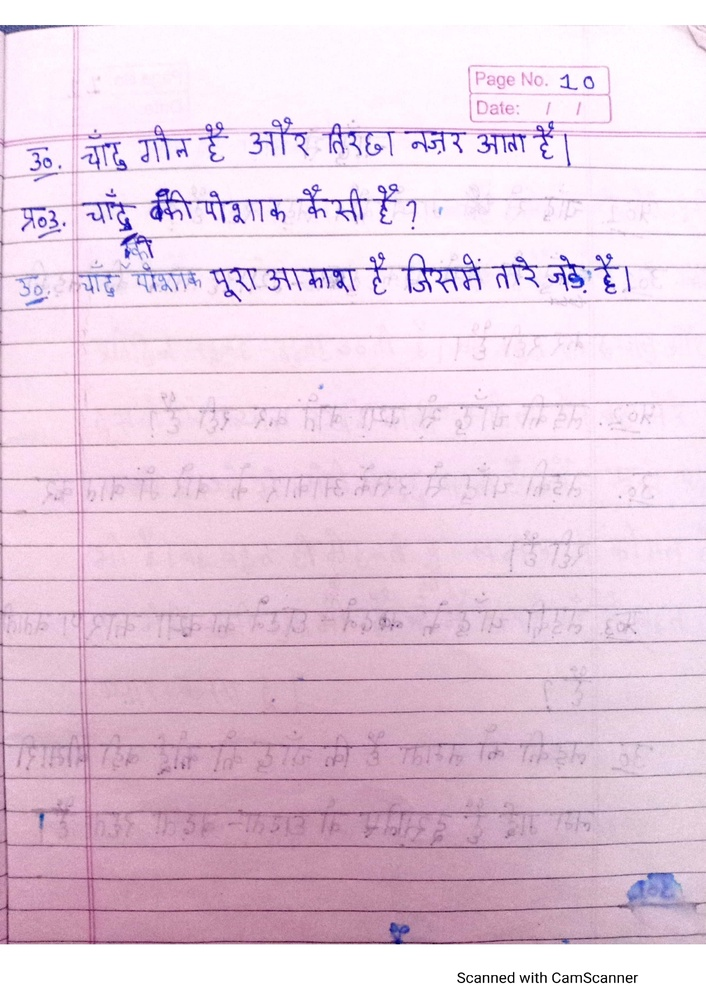
#> input picture DataSet/Hindi Book exercise_page-0002.jpg, 706 x 999 px, shrunk from 1240 x 1755 before the run
$ python run_detection.py DataSet
#> lines starting #> are read from the running program, lines starting #| are printed output that depends on the picture; after the words box and inside, x2 and y2 are one past the last pixel; in counts of white or black regions, pixels touching at a corner belong together
### final_improved.py
"""
Improved Text Detection with Post-Processing
Based on final.py with additional filters to reduce over/under-detection
"""

import cv2
import numpy as np
import os
import sys
import json

def oddize(x):
    x = int(round(x))
    if x <= 1:
        return 3
    return x if x % 2 == 1 else x + 1

def compute_band_kernel_sizes(stats, centroids, img_h,
                              num_bands,
                              area_thresh,
                              scale_factor,
                              min_k, max_k,
                              density_shrink_coeff):
    comp_heights = []
    comp_centroids_y = []
    n = stats.shape[0]
    for i in range(1, n):
        area = stats[i, cv2.CC_STAT_AREA]
        if area < area_thresh:
            continue
        h = stats[i, cv2.CC_STAT_HEIGHT]
        cy = centroids[i][1]
        comp_heights.append(h)
        comp_centroids_y.append(cy)

    if len(comp_heights) == 0:
        return [oddize(min(max(min_k, 5), max_k))] * num_bands

    comp_heights = np.array(comp_heights)
    comp_centroids_y = np.array(comp_centroids_y)

    band_kernel_sizes = []
    band_h = img_h / num_bands
    global_med = np.median(comp_heights)
    densities = []

    for b in range(num_bands):
        y0 = b * band_h
        y1 = (b + 1) * band_h
        mask = (comp_centroids_y >= y0) & (comp_centroids_y < y1)
        n_in_band = int(mask.sum())

        if n_in_band >= 2:
            med_h = np.median(comp_heights[mask])
            density = n_in_band / band_h
        else:
            med_h = global_med
            density = 0.0

        densities.append(density)
        k = float(med_h) * scale_factor
        shrink_scale = 1.0 / (1.0 + density_shrink_coeff * density * 50.0)
        k = k * shrink_scale
        k = max(min_k, min(k, max_k))
        k = oddize(k)
        band_kernel_sizes.append(k)

    smoothed = []
    for i in range(num_bands):
        w_sum, k_sum = 0, 0
        for j in range(max(0, i - 2), min(num_bands, i + 3)):
            w = densities[j] + 0.2
            k_sum += w * band_kernel_sizes[j]
            w_sum += w
        smoothed.append(oddize(k_sum / w_sum))

    return smoothed

def dynamic_closing_by_bands(gray_img, band_kernel_sizes, overlap=0.30):
    h, w = gray_img.shape[:2]
    num_bands = len(band_kernel_sizes)
    band_h = h / num_bands
    out = np.zeros_like(gray_img)

    for b in range(num_bands):
        ksize = int(band_kernel_sizes[b])
        local_overlap = overlap + 0.15 * (ksize / max(band_kernel_sizes))
        start = int(round(max(0, (b - local_overlap) * band_h)))
        end = int(round(min(h, (b + 1 + local_overlap) * band_h)))
        if end <= start:
            continue
        band_slice = gray_img[start:end].copy()

        k_w = oddize(max(3, ksize // 2))
        k_h = oddize(max(3, ksize))
        kernel = cv2.getStructuringElement(cv2.MORPH_ELLIPSE, (k_w, k_h))
        closed = cv2.morphologyEx(band_slice, cv2.MORPH_CLOSE, kernel)
        out[start:end] = np.maximum(out[start:end], closed)

    return out


# ============================================================
# POST-PROCESSING FILTERS (NEW)
# ============================================================

def filter_by_aspect_ratio(boxes, min_ratio=0.3, max_ratio=15.0):
    """Remove boxes with abnormal aspect ratios (likely lines or borders)"""
    filtered = []
    for box in boxes:
        x, y, w, h = box
        if h == 0:
            continue
        ratio = w / h
        if min_ratio <= ratio <= max_ratio:
            filtered.append(box)
    return filtered

def filter_by_relative_size(boxes, min_factor=0.05, max_factor=8.0):
    """Remove boxes much larger or smaller than median size"""
    if len(boxes) < 3:
        return boxes

    areas = [b[2] * b[3] for b in boxes]
    median_area = np.median(areas)

    filtered = []
    for box in boxes:
        area = box[2] * box[3]
        if median_area * min_factor <= area <= median_area * max_factor:
            filtered.append(box)
    return filtered

def filter_page_borders(boxes, img_w, img_h, margin_ratio=0.02, span_ratio=0.7):
    """Remove boxes near page edges that span most of width/height (borders)"""
    filtered = []
    margin_x = img_w * margin_ratio
    margin_y = img_h * margin_ratio

    for box in boxes:
        x, y, w, h = box

        # Check if box is at page edge AND spans most of that dimension
        at_left = x <= margin_x
        at_right = (x + w) >= (img_w - margin_x)
        at_top = y <= margin_y
        at_bottom = (y + h) >= (img_h - margin_y)

        spans_width = w >= img_w * span_ratio
        spans_height = h >= img_h * span_ratio

        # Remove if touching edge and spanning most of width/height
        if (at_left or at_right) and spans_height:
            continue
        if (at_top or at_bottom) and spans_width:
            continue
        # Remove if box covers nearly the entire page
        if spans_width and spans_height:
            continue

        filtered.append(box)
    return filtered

def non_maximum_suppression(boxes, overlap_thresh=0.5):
    """Remove overlapping boxes, keeping the one with area closer to median"""
    if len(boxes) < 2:
        return boxes

    areas = [b[2] * b[3] for b in boxes]
    median_area = np.median(areas)

    # Sort by how close area is to median (best first)
    indices = list(range(len(boxes)))
    indices.sort(key=lambda i: abs(areas[i] - median_area))

    keep = []
    suppressed = set()

    for i in indices:
        if i in suppressed:
            continue
        keep.append(i)

        bx, by, bw, bh = boxes[i]

        for j in indices:
            if j in suppressed or j == i or j in [k for k in keep]:
                continue

            ox, oy, ow, oh = boxes[j]

            # Calculate intersection
            ix1 = max(bx, ox)
            iy1 = max(by, oy)
            ix2 = min(bx + bw, ox + ow)
            iy2 = min(by + bh, oy + oh)

            if ix1 < ix2 and iy1 < iy2:
                intersection = (ix2 - ix1) * (iy2 - iy1)
                smaller_area = min(areas[i], areas[j])

                if smaller_area > 0 and intersection / smaller_area >= overlap_thresh:
                    suppressed.add(j)

    return [boxes[i] for i in keep]

def filter_line_like_boxes(boxes, min_height=8, max_aspect_for_line=25):
    """Remove very thin horizontal boxes (likely notebook rulings)"""
    filtered = []
    for box in boxes:
        x, y, w, h = box
        if h < min_height and w / max(h, 1) > max_aspect_for_line:
            continue
        filtered.append(box)
    return filtered

def filter_contained_boxes(boxes, containment_thresh=0.7):
    """Remove smaller boxes that are mostly contained inside larger boxes"""
    if len(boxes) < 2:
        return boxes

    # Sort by area (largest first)
    sorted_indices = sorted(range(len(boxes)), key=lambda i: boxes[i][2] * boxes[i][3], reverse=True)

    keep = set(range(len(boxes)))

    for idx_i, i in enumerate(sorted_indices):
        if i not in keep:
            continue
        bx, by, bw, bh = boxes[i]
        b_area = bw * bh

        for j in sorted_indices[idx_i+1:]:
            if j not in keep:
                continue
            ox, oy, ow, oh = boxes[j]
            o_area = ow * oh

            # Calculate intersection
            ix1 = max(bx, ox)
            iy1 = max(by, oy)
            ix2 = min(bx + bw, ox + ow)
            iy2 = min(by + bh, oy + oh)

            if ix1 < ix2 and iy1 < iy2:
                intersection = (ix2 - ix1) * (iy2 - iy1)
                # If smaller box is mostly inside larger box, remove it
                if o_area > 0 and intersection / o_area >= containment_thresh:
                    keep.discard(j)

    return [boxes[i] for i in sorted(keep)]

def second_pass_merge(boxes, gap_threshold=20, line_tolerance=0.5):
    """Second pass merge: group by horizontal lines and merge close boxes"""
    if len(boxes) < 2:
        return boxes

    # Group into lines by y-center
    lines = []
    for box in sorted(boxes, key=lambda b: b[1]):
        x, y, w, h = box
        center_y = y + h / 2
        placed = False

        for line in lines:
            line_centers = [b[1] + b[3]/2 for b in line]
            line_heights = [b[3] for b in line]
            avg_center = sum(line_centers) / len(line_centers)
            avg_height = sum(line_heights) / len(line_heights)

            if abs(center_y - avg_center) <= avg_height * line_tolerance:
                line.append(box)
                placed = True
                break

        if not placed:
            lines.append([box])

    # Merge close boxes within each line
    merged = []
    for line in lines:
        if len(line) == 0:
            continue
        line = sorted(line, key=lambda b: b[0])
        current = list(line[0])

        for next_box in line[1:]:
            cx, cy, cw, ch = current
            nx, ny, nw, nh = next_box
            cx2 = cx + cw
            nx2 = nx + nw

            gap = nx - cx2

            if gap <= gap_threshold:
                # Merge
                new_x = min(cx, nx)
                new_y = min(cy, ny)
                new_x2 = max(cx2, nx2)
                new_y2 = max(cy + ch, ny + nh)
                current = [new_x, new_y, new_x2 - new_x, new_y2 - new_y]
            else:
                merged.append(current)
                current = list(next_box)
        merged.append(current)

    return merged


# [121 lines left out: function deskew_image, not called in this run]


def process_image(image_path, skip_deskew=False):
    """Process a single image with improved detection and post-processing"""
#> called with skip_deskew = True
    img = cv2.imread(image_path)
#> img is the input picture: shape (999, 706, 3); mean B, G, R 223.8, 206, 230.6
    if img is None:
        return None, None, f"Failed to read '{image_path}'"
    # Keep original image for output
    original_img = img.copy()

    # Step 0: Automatic deskewing (skip for perspective-transformed images)
    if skip_deskew:
        h, w = img.shape[:2]
        skew_angle = 0.0
        paper_mask = np.ones((h, w), dtype=np.uint8) * 255
        rotation_matrix = None
    else:
        img, skew_angle, paper_mask, rotation_matrix = deskew_image(img)

    gray = cv2.cvtColor(img, cv2.COLOR_BGR2GRAY)
    h, w = gray.shape[:2]

    # Dynamic Banding Logic
    num_bands = max(10, min(100, h // 200))

    # CLAHE Enhancement
    clahe = cv2.createCLAHE(clipLimit=3.0, tileGridSize=(8, 8))
    gray_eq = clahe.apply(gray)
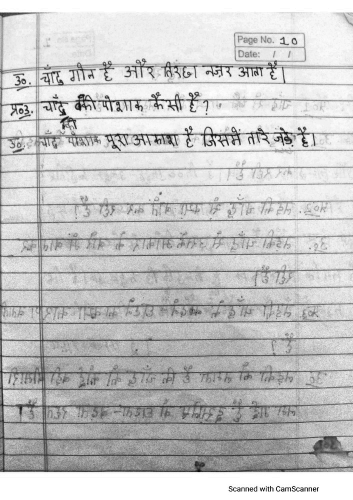
#> gray_eq: shape (999, 706) (shown at 1/2 size); min 1, max 255, mean 197.2

    kernel_init = cv2.getStructuringElement(cv2.MORPH_ELLIPSE, (35, 35))
    bg_init = cv2.morphologyEx(gray_eq, cv2.MORPH_CLOSE, kernel_init)
    diff = cv2.absdiff(gray_eq, bg_init)
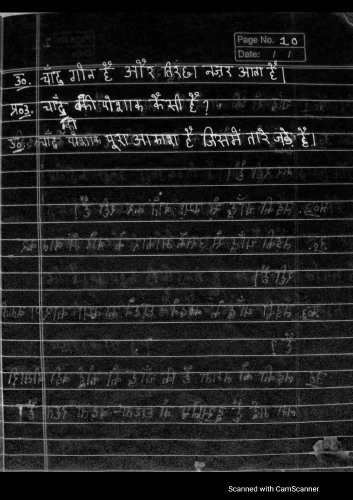
#> diff: shape (999, 706) (shown at 1/2 size); min 0, max 254, mean 31.6
    norm_img = cv2.normalize(diff, None, 0, 255, cv2.NORM_MINMAX)

    blurred = cv2.GaussianBlur(norm_img, (5, 5), 0)
    otsu_thresh, binarized = cv2.threshold(blurred, 0, 255, cv2.THRESH_BINARY + cv2.THRESH_OTSU)
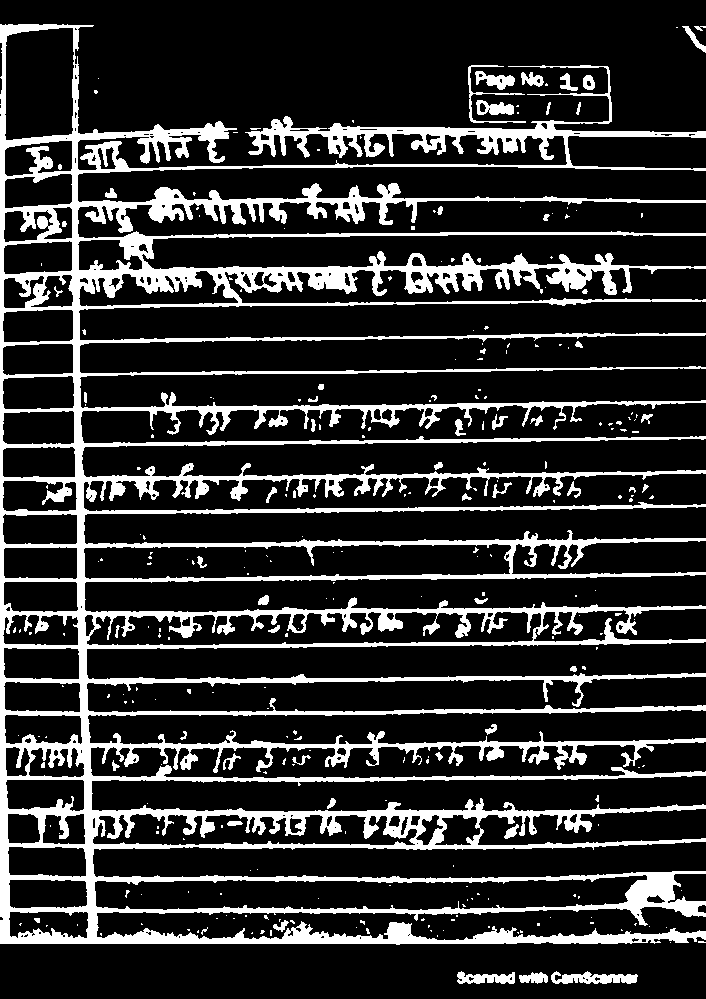
#> binarized: shape (999, 706); 18.8% white; 280 white regions (223 under 20 px), largest, box (x1, y1, x2, y2) and area: (0, 24, 706, 945) 125448, (551, 971, 638, 984) 706, (457, 971, 515, 984) 480
#> otsu_thresh = 51

    # If Otsu threshold is too high (missing faint text), use a lower threshold
    white_ratio = np.count_nonzero(binarized) / binarized.size
#> white_ratio = 0.188
    if white_ratio < 0.05:  # Less than 5% detected as text - faint ink
        _, binarized = cv2.threshold(blurred, max(15, int(otsu_thresh * 0.4)), 255, cv2.THRESH_BINARY)

    small_k = cv2.getStructuringElement(cv2.MORPH_ELLIPSE, (3, 3))
    binarized = cv2.morphologyEx(binarized, cv2.MORPH_OPEN, small_k)
#> binarized: shape (999, 706); 18.1% white; 270 white regions (121 under 20 px), largest, box (x1, y1, x2, y2) and area: (0, 24, 706, 945) 103090, (248, 116, 599, 169) 5440, (180, 502, 688, 514) 1928

    # Apply paper mask to exclude non-paper regions (gray border from rotation)
    if paper_mask is not None:
        pm_h, pm_w = paper_mask.shape[:2]
        bin_h, bin_w = binarized.shape[:2]
        if pm_h == bin_h and pm_w == bin_w:
            binarized = cv2.bitwise_and(binarized, paper_mask)

    num_labels, labels, stats, centroids = cv2.connectedComponentsWithStats(binarized, connectivity=8)
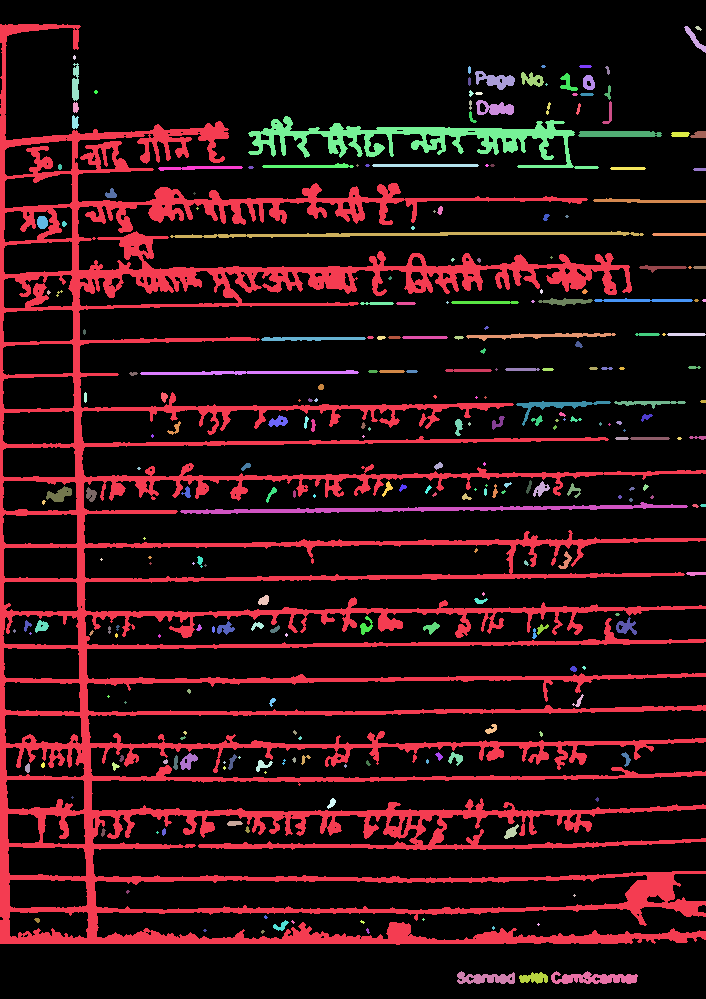
#> labels: shape (999, 706) int32; 271 distinct labels, from 0 to 270; one colour per label, 0 black
#> num_labels = 271; stats = 271 rows, first 6: [0, 0, 706, 999, 577302], [0, 24, 706, 921, 103090], [684, 26, 22, 27, 160], [695, 26, 7, 5, 19], [73, 55, 3, 5, 11], [72, 63, 7, 38, 209]; centroids = 271 pairs, first value 14 to 703.8, second value 27.79 to 978.1

    if num_labels <= 1:
        return img.copy(), [], None

    median_area = np.median(stats[1:, cv2.CC_STAT_AREA])
#> median_area = 23
    area_thresh = max(5, median_area * 0.05)
#> area_thresh = 5

    median_height = np.median(stats[1:, cv2.CC_STAT_HEIGHT])
#> median_height = 5

    # Quality check: if median CC height is abnormally small, the binarization
    # produced mostly noise + merged blobs. Fall back to adaptive thresholding.
    if median_height <= 8 and num_labels > 50:
        max_cc_area = np.max(stats[1:, cv2.CC_STAT_AREA])
#> max_cc_area = 103090
        if max_cc_area > (h * w * 0.02):  # Largest CC covers >2% of image
            print(f"   [Binarization] Quality check failed: median_h={median_height:.0f}px, max_cc={max_cc_area}, re-binarizing...")

            # Try larger background subtraction kernel first
            kernel_large = cv2.getStructuringElement(cv2.MORPH_ELLIPSE, (55, 55))
            bg_large = cv2.morphologyEx(gray_eq, cv2.MORPH_CLOSE, kernel_large)
            diff2 = cv2.absdiff(gray_eq, bg_large)
            norm2 = cv2.normalize(diff2, None, 0, 255, cv2.NORM_MINMAX)
            blur2 = cv2.GaussianBlur(norm2, (5, 5), 0)
            _, binarized2 = cv2.threshold(blur2, 0, 255, cv2.THRESH_BINARY + cv2.THRESH_OTSU)
#> binarized2: shape (999, 706); 19.7% white; 314 white regions (257 under 20 px), largest, box (x1, y1, x2, y2) and area: (0, 24, 706, 945) 131849, (551, 971, 638, 984) 693, (457, 972, 515, 984) 469
            binarized2 = cv2.morphologyEx(binarized2, cv2.MORPH_OPEN, small_k)
#> binarized2: shape (999, 706); 19% white; 286 white regions (151 under 20 px), largest, box (x1, y1, x2, y2) and area: (0, 24, 706, 945) 109774, (248, 116, 655, 169) 5886, (180, 502, 688, 514) 1952

            if paper_mask is not None:
                pm_h2, pm_w2 = paper_mask.shape[:2]
                bin_h2, bin_w2 = binarized2.shape[:2]
                if pm_h2 == bin_h2 and pm_w2 == bin_w2:
                    binarized2 = cv2.bitwise_and(binarized2, paper_mask)

            num_labels2b, _, stats2b, _ = cv2.connectedComponentsWithStats(binarized2)
#> num_labels2b = 287; stats2b = 287 rows, first 6: [0, 0, 706, 999, 571165], [0, 24, 706, 921, 109774], [695, 25, 11, 6, 40], [684, 26, 22, 27, 184], [73, 30, 6, 19, 84], [73, 56, 3, 4, 8]
            if num_labels2b > 1:
                med_h2 = np.median(stats2b[1:, cv2.CC_STAT_HEIGHT])
#> med_h2 = 4
                max_cc2 = np.max(stats2b[1:, cv2.CC_STAT_AREA])
#> max_cc2 = 109774

                if med_h2 > median_height and max_cc2 < max_cc_area * 0.8:
                    print(f"   [Binarization] Larger kernel improved: median_h={med_h2:.0f}px")
                    binarized = binarized2
                    num_labels, labels, stats, centroids = cv2.connectedComponentsWithStats(binarized, connectivity=8)
                    median_area = np.median(stats[1:, cv2.CC_STAT_AREA])
                    median_height = np.median(stats[1:, cv2.CC_STAT_HEIGHT])
                else:
                    # Fallback to adaptive thresholding
                    adaptive = cv2.adaptiveThreshold(gray_eq, 255, cv2.ADAPTIVE_THRESH_GAUSSIAN_C,
                                                     cv2.THRESH_BINARY, 31, 10)
#> adaptive: shape (999, 706); 82.2% white; 9504 black regions (9211 under 20 px), largest, box (x1, y1, x2, y2) and area: (0, 25, 706, 944) 83928, (225, 64, 706, 160) 5028, (660, 25, 706, 53) 237
                    # Invert (text should be white)
                    adaptive = cv2.bitwise_not(adaptive)
                    adaptive = cv2.morphologyEx(adaptive, cv2.MORPH_OPEN, small_k)
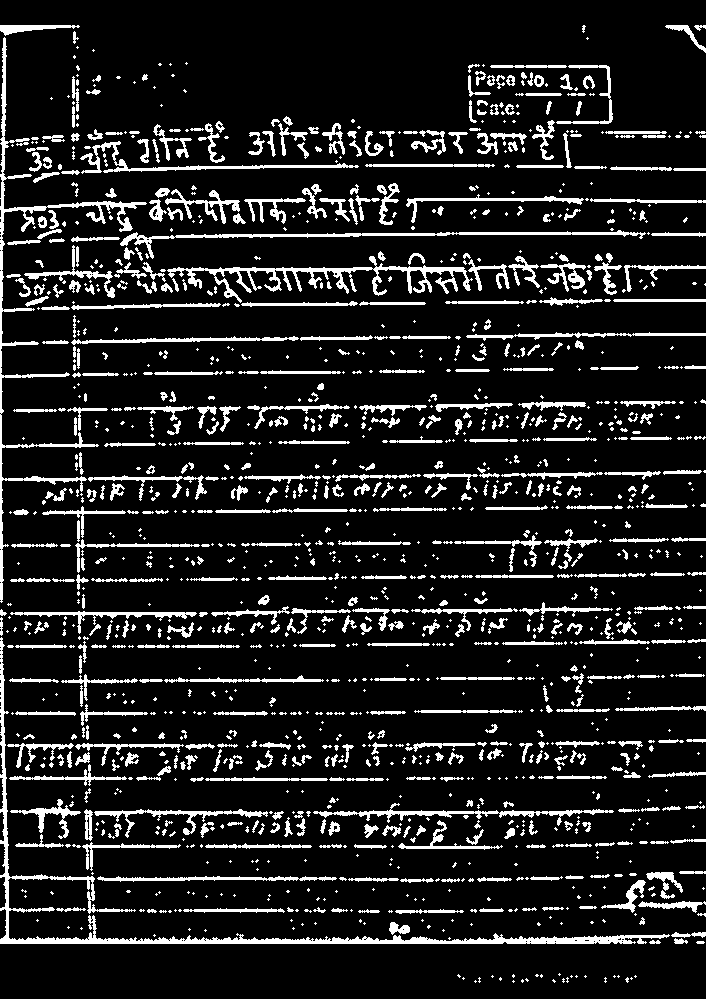
#> adaptive: shape (999, 706); 12.1% white; 1451 white regions (824 under 20 px), largest, box (x1, y1, x2, y2) and area: (0, 637, 670, 944) 5657, (0, 37, 147, 603) 3776, (167, 256, 473, 303) 2799

                    if paper_mask is not None:
                        pm_ha, pm_wa = paper_mask.shape[:2]
                        bin_ha, bin_wa = adaptive.shape[:2]
#> (the rest of the program and of its run is left out)
